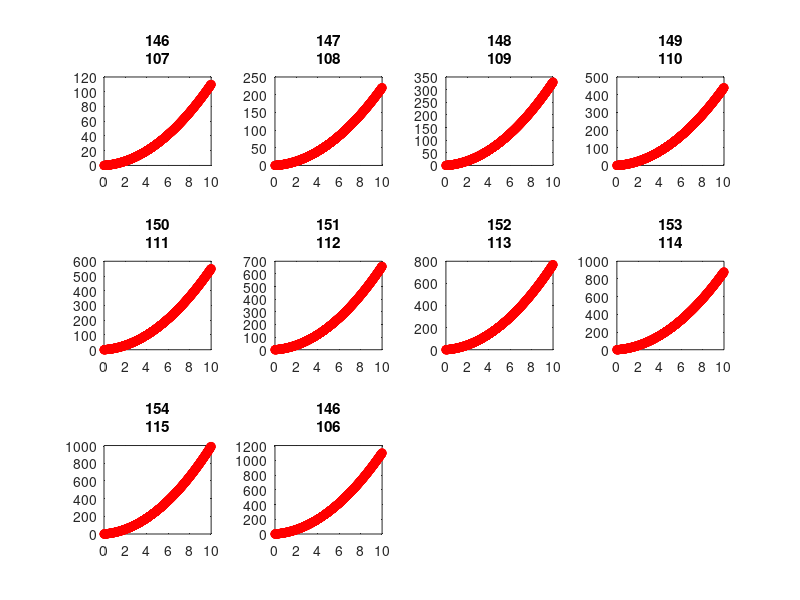

Recreate this plot in MATLAB.
% Non-Linearity Test


time = 0:0.01:10; 

x =@(a,t) a*t + a*(t.^2);

aArr = linspace(1,10,10);
figure
for i= 1:size(aArr,2)
subplot(3,4,i),plot(time, x(aArr(i),time), "r-o");
title("a:" + num2str(aArr(i)))
end